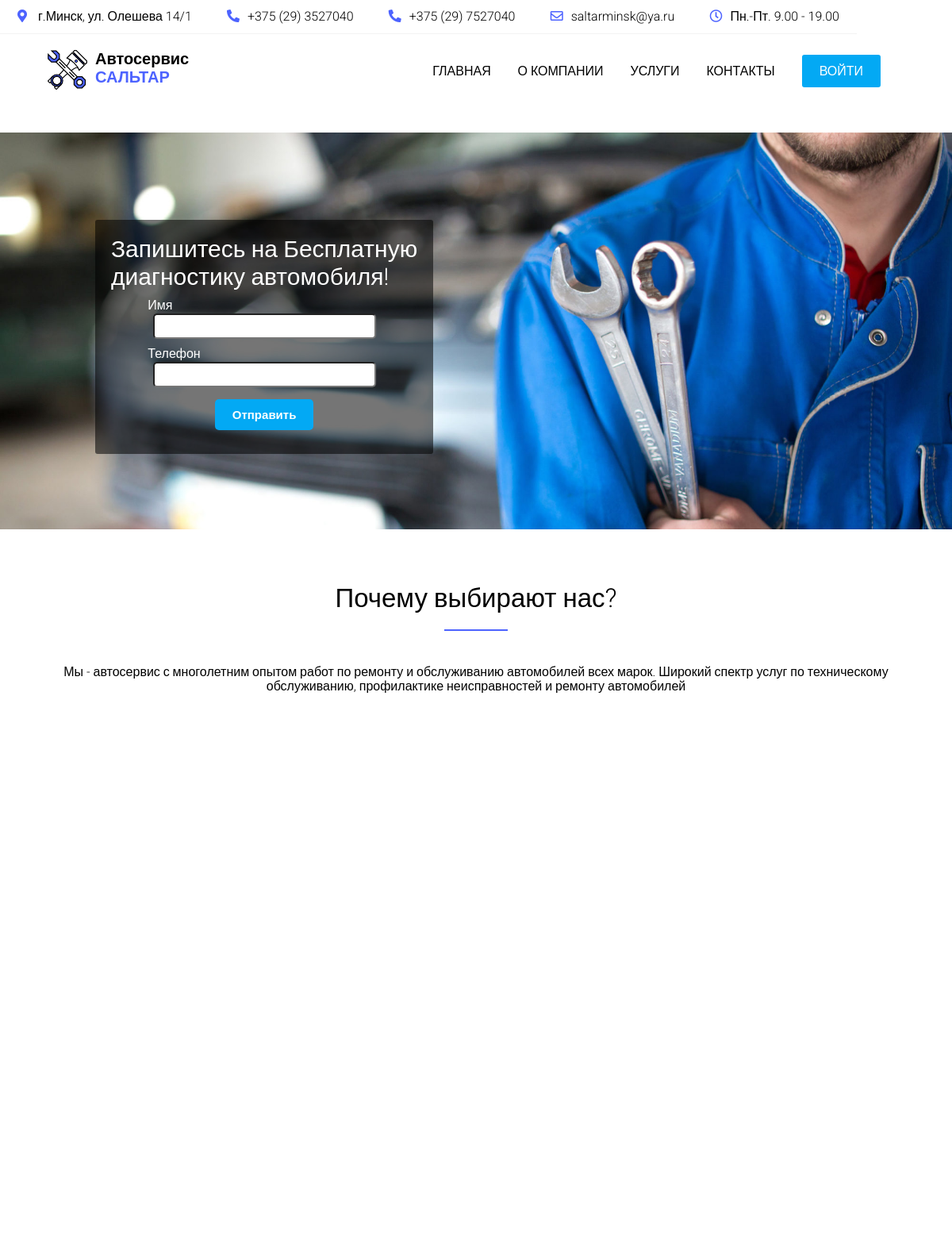
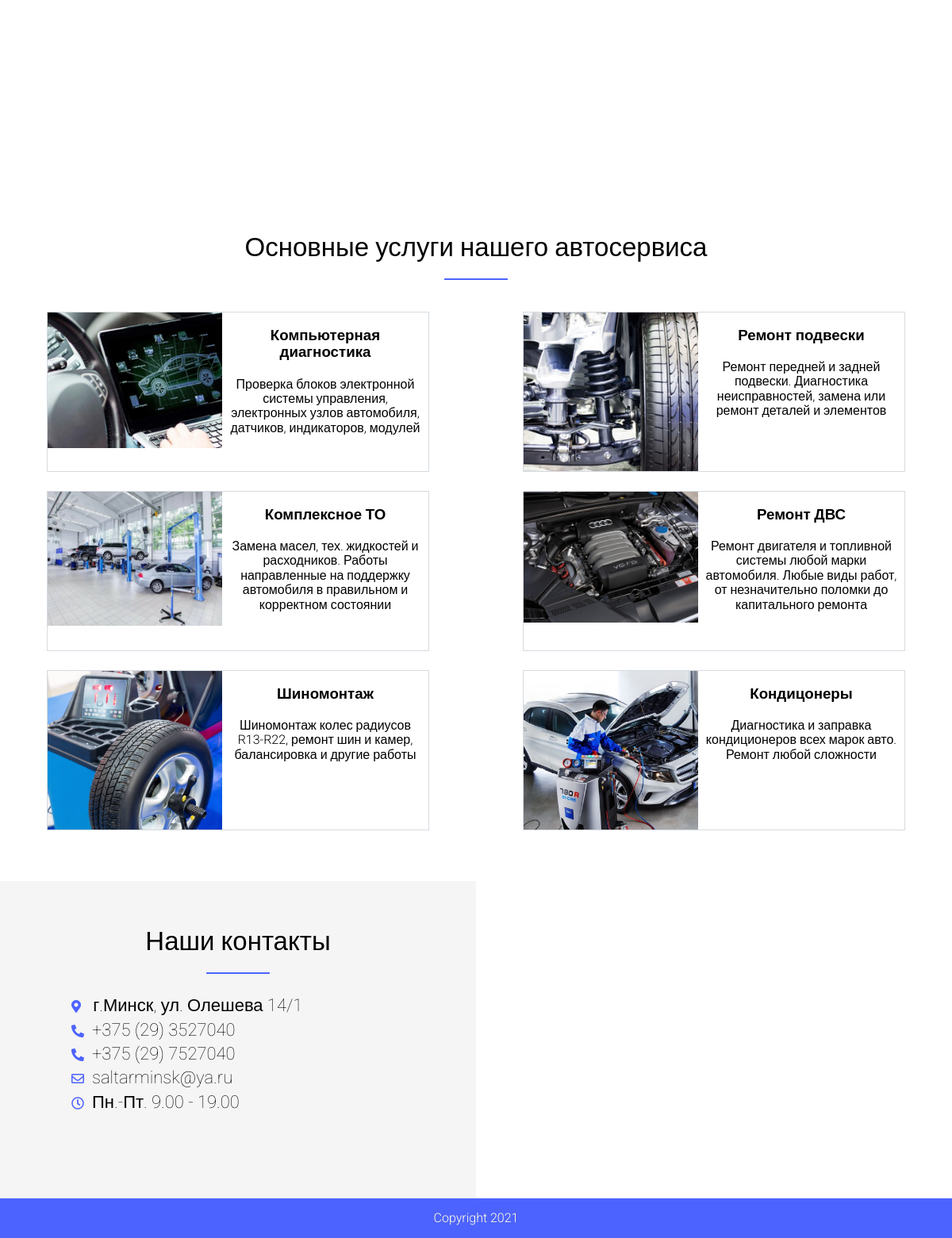
The page / on the database its author committed (2 pictures, top to bottom).
### main/models.py (models this page shows, shortened)
class Services(models.Model):
     title = models.CharField(max_length=150)
     text = models.TextField()
     image = models.ImageField(upload_to='photos/')
     class Meta:
          verbose_name = "Сервис"
          verbose_name_plural = 'Сервисы'

### main/views.py (the view, shortened to what this page needs)
# urls.py: path('', open_main_page, name='index_page'),
def open_main_page(request):
    x = datetime.datetime.now()
    services = Services.objects.all()
    form = UpperForm(request.POST or None)
    data = {}
    context = {'form': form, 'year': x.year, 'services': services}
    return render(request, 'main/index.html', context)

### main/forms.py
class UpperForm(forms.ModelForm):
    class Meta:
        model = GetUserInfo
        fields = ['name', 'phone']
        widgets = {
            'name': forms.TextInput(attrs={'size': 30, 'class': 'set-input'}),
            'phone': forms.TextInput(attrs={'size': 30, 'class': 'set-input'}),
        }

### main/templates/main/index.html (shortened to what this page needs)
{% extends 'main/base.html' %}
{% load static %}
{% block content %}
<section>
    <div class="block-info">
        <div class="text-info"><span class="text_info_block">Запишитесь на Бесплатную<br> диагностику
                автомобиля!</span>
            <div>
                <form action="" method="post" class="upper-form" id="id_form">
                    <div class="field-inputs">
                        <div class="mb-3">
                            <label for="{{ form.title.id_for_lable }}" class="form-label">Имя</label>
                            <div>{{ form.name }}</div>
                        </div>
                        <div class="mb-3">
                            <label for="{{ form.title.id_for_lable }}" class="form-label">Телефон</label>
                            <div>{{ form.phone }}</div>
                        </div>
                    </div>
                    <div class="block-button">
                        <button type="submit" class="upperButton">Отправить</button>
                    </div>
                </form>
            </div>
        </div>
    </div>
</section>
<section>
    <div class="about-us">
        <h2>Почему выбирают нас?</h2>
        <p class="text-about">
            Мы - автосервис с многолетним опытом работ по ремонту и обслуживанию автомобилей всех марок. Широкий спектр услуг по техническому обслуживанию, профилактике неисправностей и ремонту автомобилей
        </p>
    </div>
</section>
<section>
</section>
<section>
    <div class="servises" id="serv">
        <h2>Основные услуги нашего автосервиса</h2>
        <div class="servis-block">
            {% for item in services %}
            <div class="servis">
                <div class="img-block"><img src={{item.image.url}}></div>
                <div class="servis-text">
                    <h3>{{ item.title }}</h3>
                    {{ item.text }}
                </div>
            </div>
            {% endfor %}
        </div>
    </div>
</section>
{% endblock %}

### main/templates/main/base.html (shortened to what this page needs)
<!DOCTYPE html>
{% load static %}
<html lang="ru">
<head>
    <link type="text/css" rel="stylesheet" href="{% static 'css/main.css' %}">
    <link type="text/css" rel="stylesheet" href="{% static 'css/normalize.css' %}">
    <link type="text/css" rel="stylesheet" href="{% static 'css/media.css' %}">
    <link rel="stylesheet" href="https://use.fontawesome.com/releases/v5.14.0/css/all.css">
</head>
<body>
    <header>
        <div class="adress-menu">
            <div class="street border"><i class="fas fa-map-marker-alt"></i> г.Минск, ул. Олешева 14/1 </div>
            <div class="phone-1 border"><i class="fas fa-phone-alt"></i>+375 (29) 3527040</div>
            <div class="phone-1 border"><i class="fas fa-phone-alt"></i>+375 (29) 7527040</div>
            <div class="email border"><i class="far fa-envelope"></i>saltarminsk@ya.ru</div>
            <div class="time-work border"><i class="far fa-clock"></i>Пн.-Пт. 9.00 - 19.00</div>
        </div>
        <div class="header-menu">
            <div class="logo">
                <a href="{% url 'index_page' %}">
                    <img src="{% static '/img/logo.svg' %}"></a>
                <div class="logo-text">
                    <div class="logo-text-1">Автосервис</div>
                    <div class="logo-text-2">сальтар</div>
                </div>
            </div>
            <div class="menu">
                <a href="#top">Главная</a>
                <a href="#about">О компании</a>
                <a href="#serv">Услуги</a>
                <a href="#contactik">Контакты</a>
                <a class="btn-enter" href="{% url 'login' %}"><b>Войти</b></a>
            </div>
        </div>
    </header>
    {% block content %}
    {% endblock %}
    <section>
        <div class="contact">
            <div class="first-contact">
                <h2>Наши контакты</h2>
                <div class="shema-adress">
                    <div class="street size"><i class="fas fa-map-marker-alt"></i> г.Минск, ул. Олешева 14/1 </div>
                    <div class="phone-1 size"><i class="fas fa-phone-alt"></i>+375 (29) 3527040</div>
                    <div class="phone-2 size"><i class="fas fa-phone-alt"></i>+375 (29) 7527040</div>
                    <div class="email size"><i class="far fa-envelope"></i>saltarminsk@ya.ru</div>
                    <div class="time-work size"><i class="far fa-clock"></i>Пн.-Пт. 9.00 - 19.00</div>
                </div>
            </div>
            <div class="second-contact">
            </div>
        </div>
    </section>
    <section>
        <div class="footer" id="contactik">Copyright {{ year }}</div>
    </section>
</body>
</html>

### main/static/css/main.css (style rules this page uses)
header { margin-bottom: 50px; }
.adress-menu { border-bottom: 1px solid #f2f2f2; display: flex; justify-content: space-around; line-height: 42px; margin-bottom: 20px; width: 90%; }
.fa-map-marker-alt, .fa-envelope, .fa-phone-alt, .fa-clock { color: #4D63FF; font-size: 16px; margin-right: 10px; }
.block-info { background: rgba(34,35,35,0.54) url("../img/cropped.jpg") no-repeat; background-size: cover; height: 500px; position: relative; width: 100%; }
.upper-form { align-items: center; display: block; text-align: center; width: 100%; }
.text-info { background-color: rgba(0, 0, 0, 0.54); color: white; left: 10%; padding: 20px; padding-top: 20px; position: absolute; top: 22%; vertical-align: middle; border-radius: 3px; }
.text_info_block { font-size: 30px; }
.mb-3 { display: block; margin-top: 10px; }
.set-input { border-radius: 5px; padding: 5px; }
.field-inputs { width: 100%; }
.form-label { display: block; padding-left: 12%; text-align: left; width: 100%; }
.block-button { display: block; margin-top: 15px; text-align: center; width: 100%; }
.upperButton { background-color: #03A9F4; border-radius: 5px; border: none; color: #ffffff; font-weight: bold; cursor: pointer; display: inline-block; font-family: Arial; font-size: 15px; padding: 11px 22px; text-decoration: none; }
.header-menu { align-items: center; display: flex; justify-content: space-between; line-height: auto; margin: 0 auto; width: 90%; }
.logo { display: flex; }
.logo img { height: 50px; width: 50px; }
.logo-text { margin-left: 10px; }
.menu a { color: black; margin-right: 30px; opacity: 0; text-decoration: none; text-transform: uppercase; transition: 2s linear; }
.logo-text-1 { font-size: 20px; font-weight: 700; }
.logo-text-2 { color: #4D63FF; font-size: 20px; font-weight: 700; text-transform: uppercase; }
.about-us { display: flex; flex-direction: column; margin: 0 auto; margin-top: 40px; text-align: center; width: 90%; }
.about-us h2, .servises h2, .second-block-cars h2, .servises h2, .first-contact h2 { font-size: 33px; font-weight: 300; }
.about-us h2::after, .second-block-cars h2::after, .servises h2::after, .first-contact h2::after { background: #4d63ff; content: ""; display: block; height: 2px; margin-left: auto; margin-right: auto; margin-top: 20px; width: 80px; }
.servis-text { max-width: 250px; }
.first-a h3, .servis-text h3 { font-weight: 300; margin-bottom: 20px; }
.servises { margin-top: 60px; text-align: center; width: 100%; }
.servises h2 { margin-bottom: 40px; }
.servis { border: 1px solid rgb(214, 219, 224); display: flex; height: 200px; margin-bottom: 2%; text-align: center; width: 40%; }
.servis-block { display: flex; flex-flow: row wrap; justify-content: space-around; }
.servis-text { display: flex; margin: 0 auto; padding-left: 5px; padding-right: 5px; }
.servis-text h3 { font-weight: 600; }
.img-block { height: 100%; overflow: hidden; width: 100%; }
.img-block img { height: auto object-fit: cover; width: 100%; }
.contact { display: flex; margin-top: 40px; text-align: center; width: 100%; }
.first-contact { background-color: #f5f5f5; display: flex; flex-direction: column; height: 400px; width: 50%; }
.second-contact { height: 400px; width: 50%; }
.first-contact h2 { padding-top: 30px; }
.shema-adress { margin: 0 auto; text-align: left; width: 70%; }
.size { font-size: 22px; font-weight: 100; margin-bottom: 5px; }
.footer { background-color: #4d63ff; color: lightyellow; height: 50px; line-height: 50px; text-align: center; vertical-align: middle; width: 100%; }
.servis-text { display: inline-block; vertical-align: middle; }
.btn-enter { background: #03A9F4; color: #fff !important; padding: 11px 22px; text-decoration: none; border-radius: 3px; }

### rows shown on the page
Services: image (picture), title "Компьютерная диагностика", text "Проверка блоков электронной системы управления, электронных узлов автомобиля, датчиков, индикаторов, модулей"
Services: image (picture), title "Ремонт подвески", text "Ремонт передней и задней подвески. Диагностика неисправностей, замена или ремонт деталей и элементов"
Services: image (picture), title "Комплексное ТО", text "Замена масел, тех. жидкостей и расходников. Работы направленные на поддержку автомобиля в правильном и корректном состоянии"
Services: image (picture), title "Ремонт ДВС", text "Ремонт двигателя и топливной системы любой марки автомобиля. Любые виды работ, от незначительно поломки до капитального ремонта"
Services: image (picture), title "Шиномонтаж", text "Шиномонтаж колес радиусов R13-R22, ремонт шин и камер, балансировка и другие работы"
Services: image (picture), title "Кондицонеры", text "Диагностика и заправка кондиционеров всех марок авто. Ремонт любой сложности"
